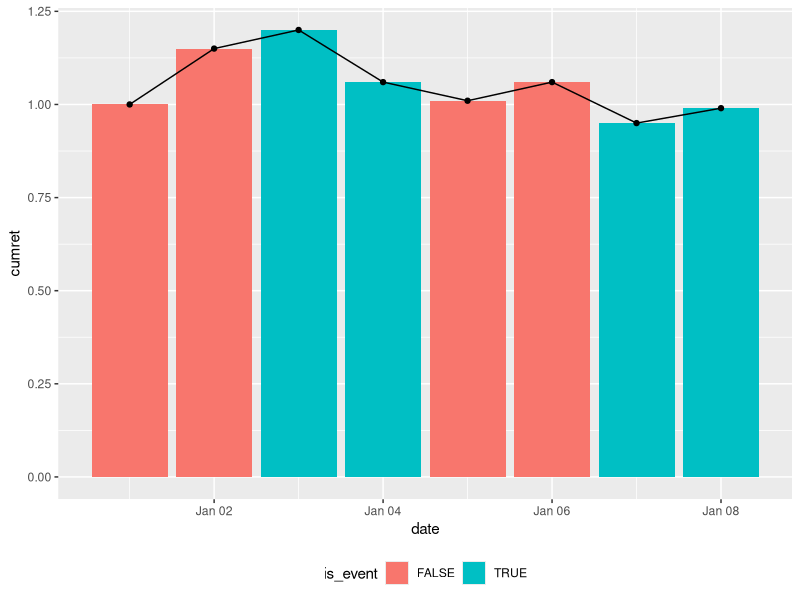
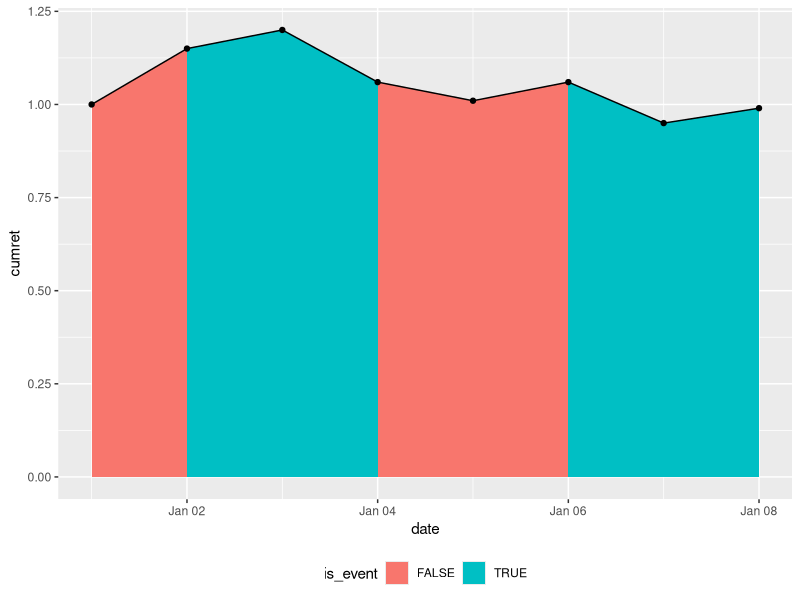
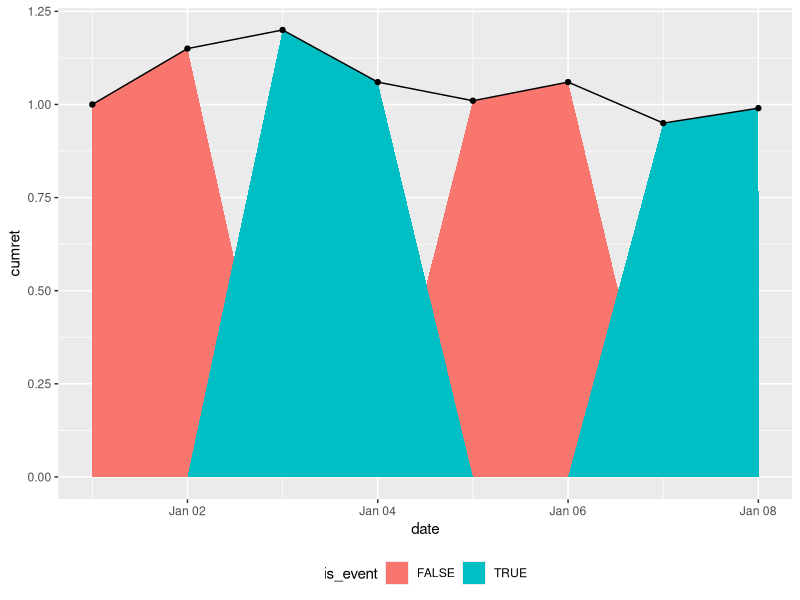
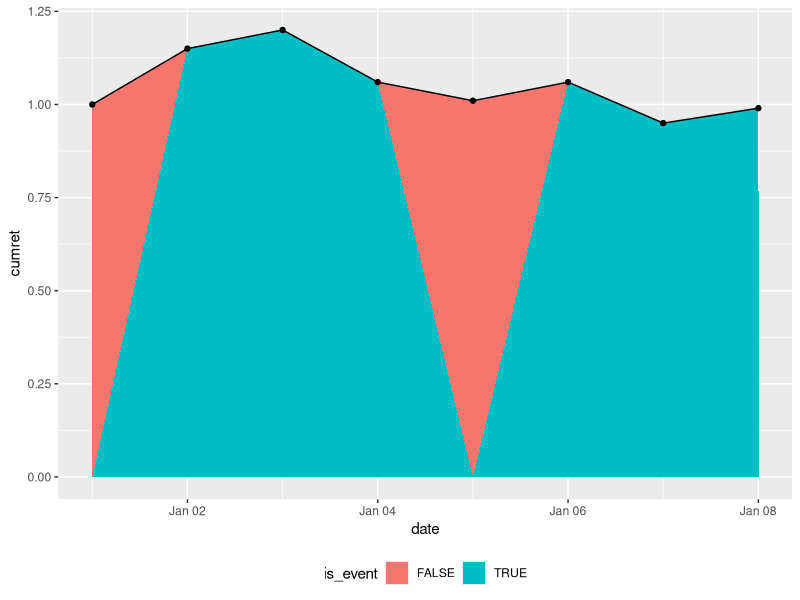

R code for these plots, in order:
## ---- chunk 1
#| message: false
library(tidyverse)
## ---- chunk 2
df <-
  tribble(
    ~date, ~cumret, ~is_event,
    "2024-01-01", 1, FALSE,
    "2024-01-02", 1.15, FALSE,
    "2024-01-03", 1.20, TRUE,
    "2024-01-04", 1.06, TRUE,
    "2024-01-05", 1.01, FALSE,
    "2024-01-06", 1.06, FALSE,
    "2024-01-07", 0.95, TRUE,
    "2024-01-08", 0.99, TRUE
  ) |>
  mutate(date = as.Date(date))
## ---- chunk 3
#| echo: true
#| label: fig-bar
#| fig-cap: An initial plot
df |>
  arrange(date) |>
  ggplot(aes(x = date, y = cumret)) +
  geom_col(aes(fill = is_event)) +
  geom_line() +
  geom_point() +
  theme(legend.position = "bottom")
## ---- chunk 4
#| echo: false
#| label: fig-sol
#| fig-cap: Desired plot
df |>
  arrange(date) |>
  mutate(switch = coalesce(is_event != lead(is_event), FALSE)) |>
  ggplot(aes(x = date, y = cumret)) +
  geom_ribbon(mapping = aes(ymax = if_else(!is_event | (is_event & switch), 
                                           cumret, NA),
                            ymin = 0,
                            fill = FALSE)) +
  geom_ribbon(mapping = aes(ymax = if_else(is_event | (!is_event & switch), 
                                           cumret, NA),
                            ymin = 0,
                            fill = TRUE)) +
  geom_line() +
  geom_point() +
  labs(fill = "is_event") +
  theme(legend.position = "bottom")
## ---- chunk 5
#| echo: true
#| label: fig-att-1
#| fig-cap: First attempt
df |>
  arrange(date) |>
  ggplot(aes(x = date, y = cumret)) +
  geom_area(mapping = aes(y = if_else(!is_event, cumret, 0),
                          fill = FALSE)) +
  geom_area(mapping = aes(y = if_else(is_event, cumret, 0),
                          fill = TRUE)) +
  geom_line() +
  geom_point() +
  labs(fill = "is_event") +
  theme(legend.position = "bottom")
## ---- chunk 6
#| label: fig-att-2
#| fig-cap: Second attempt
df |>
  arrange(date) |>
  mutate(switch = coalesce(is_event != lead(is_event), FALSE)) |>
  ggplot(aes(x = date, y = cumret)) +
  geom_area(mapping = aes(y = if_else(!is_event | (is_event & switch), 
                                      cumret, 0),
                          fill = FALSE)) +
  geom_area(mapping = aes(y = if_else(is_event | (!is_event & switch), 
                                      cumret, 0),
                          fill = TRUE)) +
  geom_line() +
  geom_point() +
  labs(fill = "is_event") +
  theme(legend.position = "bottom")
